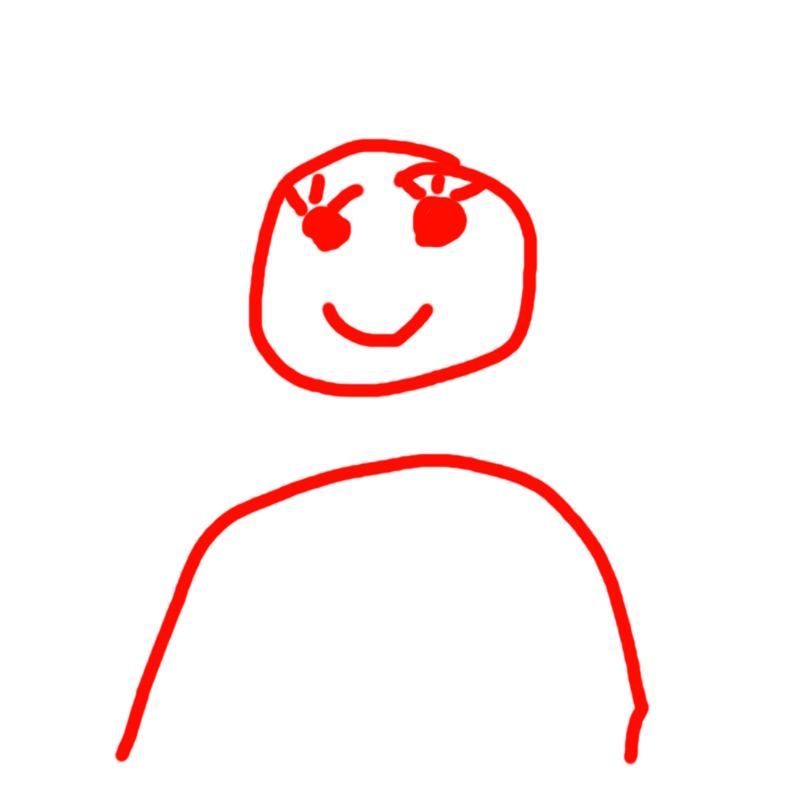
#> input picture django/media/profile_photos/default.jpg, 800 x 800 px
$ python -i login_42.py   (imports and definitions only)
#> lines starting #> are read from the running program, lines starting #| are printed output that depends on the picture
import os
import requests
from django.core.files.base import ContentFile
from django.http import HttpResponse
from django.contrib.auth import get_user_model, login
from django.utils import timezone
from PIL import Image, ExifTags
from io import BytesIO
from django.views.decorators.http import require_GET

def apply_exif_orientation(img):
    try:
        exif = img._getexif()
        if exif is not None:
            orientation_key = next(
                k for k, v in ExifTags.TAGS.items() if v == "Orientation"
            )
            orientation = exif.get(orientation_key)

            if orientation == 3:
                img = img.rotate(180, expand=True)
            elif orientation == 6:
                img = img.rotate(270, expand=True)
            elif orientation == 8:
                img = img.rotate(90, expand=True)
    except Exception:
        pass
    return img

# [121 lines left out: functions crop_center, process_square_image, login_42, not called in this run]

>>> import cv2
>>> picture = cv2.imread('../../media/profile_photos/default.jpg', cv2.IMREAD_GRAYSCALE)
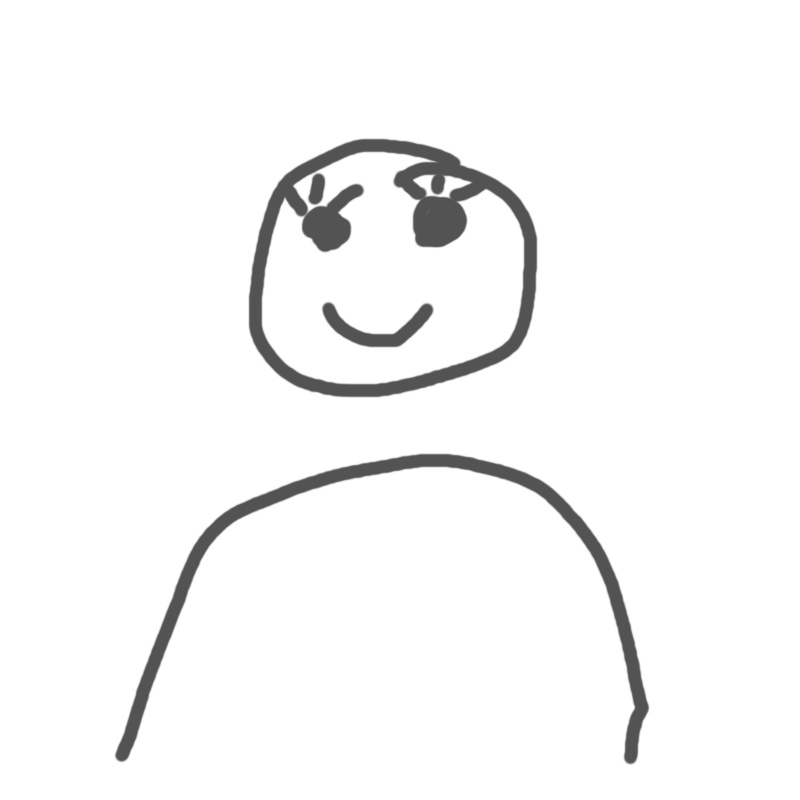
#> picture: shape (800, 800); min 77, max 255, mean 246.6
>>> result = apply_exif_orientation(picture)
